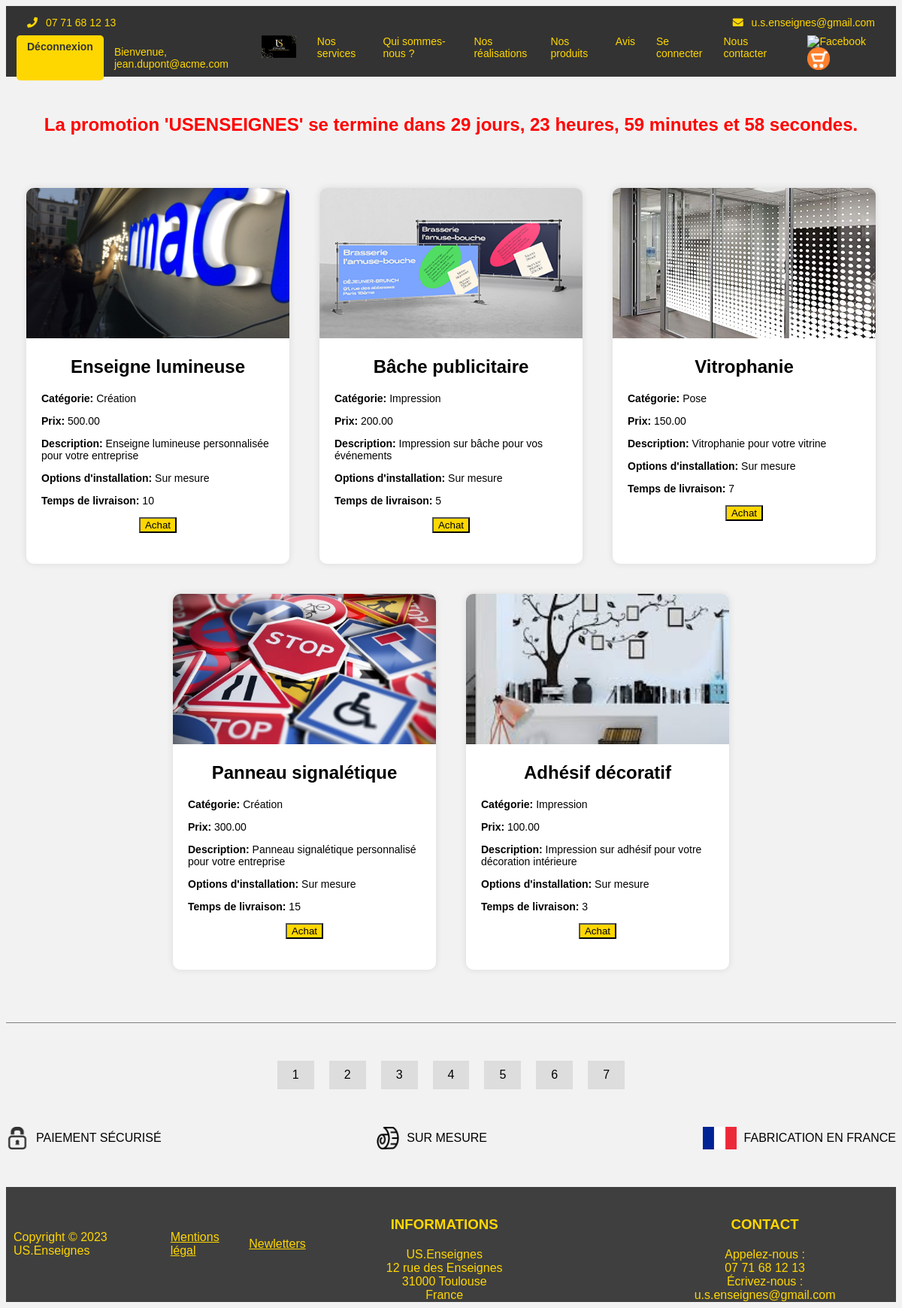
/produits.php (signed in), run on the app's committed database.
### tables this page shows
CREATE TABLE `products` (
  `id` int(11) NOT NULL,
  `name` varchar(255) NOT NULL,
  `category` varchar(255) NOT NULL,
  `price` decimal(10,2) NOT NULL,
  `description` text NOT NULL,
  `image` varchar(255) DEFAULT NULL,
  `installation_options` varchar(255) DEFAULT NULL,
  `delivery_time` int(11) NOT NULL
);

### produits.php (the view, shortened to what this page needs)
<!DOCTYPE html>
<html>
<head>
    <link rel="stylesheet" type="text/css" href="css/styleproduits.css">
    <link rel="stylesheet" href="https://use.fontawesome.com/releases/v5.14.0/css/all.css">
</head>
<body>
<header>
<div class="contact-info">
  <span><i class="fas fa-phone"></i> 07 71 68 12 13</span>
  <span><i class="fas fa-envelope"></i> u.s.enseignes@gmail.com </span>
</div>
<nav>
  <ul class="navbar-list">
    <a href="logout.php" class="logout-button">Déconnexion</a>
    <?php
      if(isset($_SESSION["username"])){
        echo "<p class='welcome-message'>Bienvenue, " . $_SESSION["username"] . "</p>";
      }else{
        echo "<p class='welcome-message'>Vous n'êtes pas connecté.</p>";
      }
    ?>
    <li class="navbar-item">
      <a href="index.php">
        <img src="images/image001.png" alt="logo" height="30" class="navbar-logo">
      </a>
    </li>
    <li class="navbar-item"><a href="index.php">Nos services</a></li>
    <li class="navbar-item"><a href="sommesnous.php">Qui sommes-nous ?</a></li>
    <li class="navbar-item"><a href="realisations.php">Nos réalisations</a></li>
    <li class="navbar-item"><a href="produits.php">Nos produits</a></li>
    <li class="navbar-item"> <a href="avis.php">Avis</a></li>
    <li class="navbar-item"><a href="login.php">Se connecter</a></li>
    <li class="navbar-item"><a href="contact.php">Nous contacter</a></li>
    <li class="navbar-item">
      <a href="https://www.facebook.com/usenseignestroyes/" target="_blank" class="facebook-button">
        <img src="images/fbgold.png" alt="Facebook" height="30">
      </a>
      <a href="panier.php" target="_blank" class="panier-button">
        <img src="images/paniergold.png" alt="Panier" height="30">
      </a>
    </li>
  </ul>
</nav>
  </header>
    <main>
<div id="countdownContainer">
  <div id="countdown"></div>
</div>
<section class="products">
  <?php
  $host = '127.0.0.1';
  $username = 'root';
  $password = '';
  $dbname = 'test';
$conn = new mysqli($host, $username, $password, $dbname);
$query = "SELECT * FROM products";
$result = mysqli_query($conn, $query);
while($row = mysqli_fetch_assoc($result)){
?>
  <div class="product-card">
    <div class="product-image">
      <img src="<?php echo $row['image']; ?>" width="100" height="100">
    </div>
    <div class="product-info">
      <h2><?php echo $row['name']; ?></h2>
      <p><b>Catégorie:</b> <?php echo $row['category']; ?></p>
      <p><b>Prix:</b> <?php echo $row['price']; ?></p>
      <p><b>Description:</b> <?php echo $row['description']; ?></p>
      <p><b>Options d'installation:</b> <?php echo $row['installation_options']; ?></p>
      <p><b>Temps de livraison:</b> <?php echo $row['delivery_time']; ?></p>
    </div>
    <div class="product-actions">
      <form action="panier.php" method="post">
        <input type="submit" value="Achat">
      </form>
    </div>
  </div>
  <?php
  }
  ?>
</section>
  </main>
    <div style="border-top: 1px solid gray; margin: 50px 0;"></div>
  <div class="pagination">
  <a href="index.php">1</a>
  <a href="sommesnous.php">2</a>
  <a href="realisations.php">3</a>
  <a href="produits.php">4</a>
  <a href="avis.php">5</a>
  <a href="login.php">6</a>
  <a href="contact.php">7</a>
</div>
    <section id="securite-sur-mesure-fabrication">
    <div class="securite">
      <img src="images/cadenas.png" alt="Logo cadenas"height="30">
      <p>PAIEMENT SÉCURISÉ</p>
    </div>
    <div class="sur-mesure">
      <img src="images/surmesure.png" alt="Logo sur mesure"height="30">
      <p>SUR MESURE</p>
    </div>
    <div class="fabrication-france">
      <img src="images/logo-france.png" alt="Logo France"height="30">
      <p>FABRICATION EN FRANCE</p>
    </div>
  </section>
 <footer>
  <p><span>Copyright © 2023 US.Enseignes</span></p>
  <a href="mentionslegale.php">Mentions légal </a>
  <a href="newletters.php">Newletters</a>
  <div class="footer-container">
        <div class="footer-info">
            <h3>INFORMATIONS</h3>
            <p> US.Enseignes</p>
            <p>12 rue des Enseignes</p>
            <p>31000 Toulouse</p>
            <p>France</p>
        </div>
        <div class="footer-contact">
            <h3>CONTACT</h3>
            <p>Appelez-nous :</p>
            <p>07 71 68 12 13</p>
            <p>Écrivez-nous :</p>
            <p> u.s.enseignes@gmail.com</p>
        </div>
  </div>
  </footer>
</body>
</html>

### css/styleproduits.css (style rules this page uses)
:root { --secondary-color: #212121; --tertiary-color: #f5f5f5; }
body { background-color: #f2f2f2; font-family: Arial, sans-serif; }
header { background-color: var(--secondary-color); }
nav { display: flex; justify-content: space-between; align-items: center; background-color: #333; height: 50px; font-size: 14px; padding: 0 1em; }
.navbar-list { display: flex; list-style: none; margin: 0; padding: 0; }
.navbar-item { margin: 0 1em; }
nav a { color: #FFD700; text-decoration: none; }
.logout-button { background-color: #FFD700; color: #333; padding: 0.5em 1em; border-radius: 5px; font-weight: bold; margin-right: 1em; }
.facebook-button, .panier-button { margin-left: 1em; }
.welcome-message { color: #FFD700; margin-right: 1em; }
.contact-info { display: flex; justify-content: space-between; align-items: center; padding: 1em; background-color: #333; color: #FFD700; font-size: 14px; }
.contact-info span { display: inline-block; margin: 0 1em; }
.contact-info i { margin-right: 0.5em; }
.products { display: flex; flex-wrap: wrap; justify-content: center; align-items: center; margin-top: 40px; }
.product-card { width: 350px; height: 500px; background-color: white; border-radius: 10px; box-shadow: 0px 0px 10px rgba(0, 0, 0, 0.1); margin: 20px; text-align: center; position: relative; overflow: hidden; }
.product-card img { width: 100%; height: 200px; object-fit: cover; transition: transform 0.3s ease-in-out; }
.product-card p { font-size: 14px; margin-top: 10px; text-align: left; padding: 0 20px; }
input { background-color: #ffd700; }
.pagination { display: flex; justify-content: center; align-items: center; margin: 20px 0; }
.pagination a { display: block; padding: 10px 20px; margin: 0 10px; background-color: #ddd; text-decoration: none; color: black; }
#securite-sur-mesure-fabrication { display: flex; justify-content: space-between; align-items: center; margin: 40px 0; }
#securite-sur-mesure-fabrication img { margin-right: 10px; }
.securite, .sur-mesure, .fabrication-france { display: flex; align-items: center; }
footer { display: flex; justify-content: center; align-items: center; margin-top: 40px; background-color: #3F3F3F; color: #FFD700; }
footer p, footer a { margin: 0 10px; color: #FFD700; }
.footer-container { display: flex; justify-content: space-between; width: 80%; margin-top: 20px; }
.footer-info, .footer-contact { width: 45%; text-align: center; }
.footer-info h3, .footer-contact h3 { margin-bottom: 20px; color: #FFD700; }
#countdownContainer { text-align: center; font-size: 1.5em; font-weight: bold; margin: 50px 0; color: red; }

### data on the page
products: image (picture), name "Enseigne lumineuse", category "Création", price "500.00", description "Enseigne lumineuse personnalisée pour votre entreprise", installation_options "Sur mesure", delivery_time "10"
products: image (picture), name "Bâche publicitaire", category "Impression", price "200.00", description "Impression sur bâche pour vos événements", installation_options "Sur mesure", delivery_time "5"
products: image (picture), name "Vitrophanie", category "Pose", price "150.00", description "Vitrophanie pour votre vitrine", installation_options "Sur mesure", delivery_time "7"
products: image (picture), name "Panneau signalétique", category "Création", price "300.00", description "Panneau signalétique personnalisé pour votre entreprise", installation_options "Sur mesure", delivery_time "15"
products: image (picture), name "Adhésif décoratif", category "Impression", price "100.00", description "Impression sur adhésif pour votre décoration intérieure", installation_options "Sur mesure", delivery_time "3"

### other printed values
$_SESSION["username"] "jean.dupont@acme.com"
